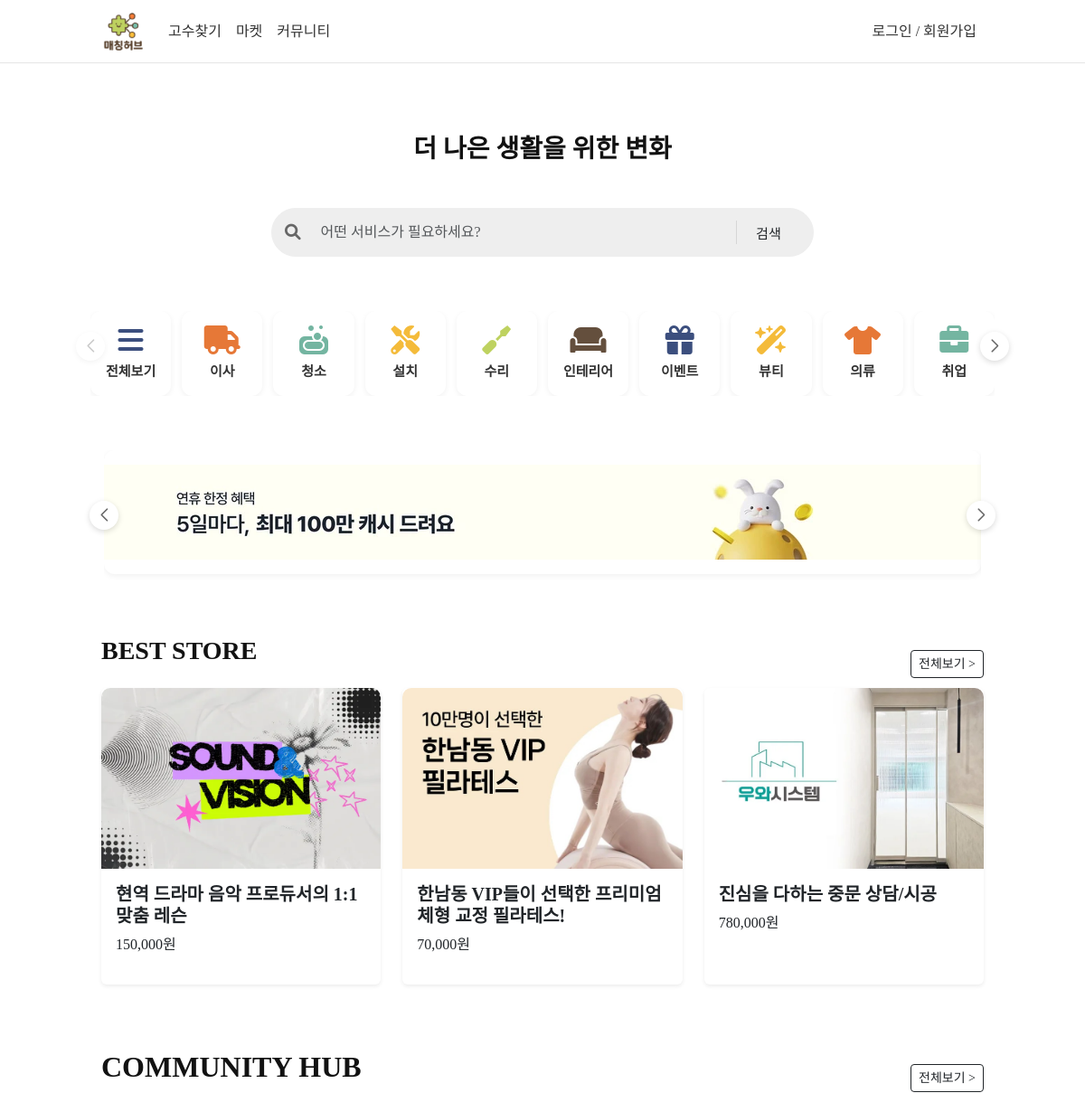
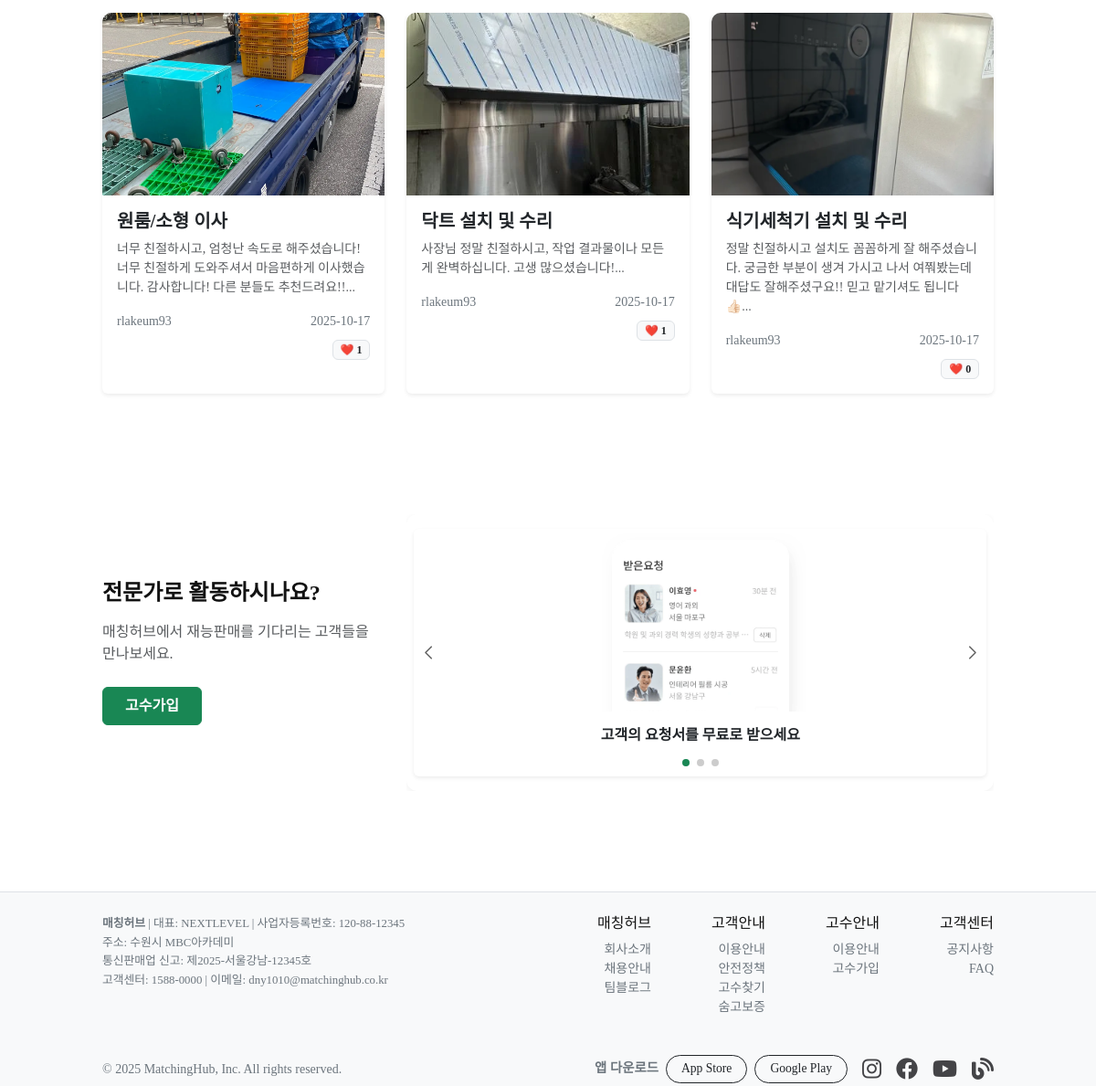
The page / on the database its author committed (2 pictures, top to bottom).
### talent/models.py (models this page shows, shortened)
class Store(db.Model):
    id = db.Column(db.Integer, primary_key=True)
    title = db.Column(db.String(50), nullable=False)
    content = db.Column(db.Text(), nullable=False)
    price = db.Column(db.Integer, nullable=False, default=0)
    create_date = db.Column(db.DateTime, nullable=False)
    owner_id = db.Column(db.Integer, db.ForeignKey("user.id"), nullable=False)
    user = db.relationship('User', backref=db.backref('store'))
    edit_date = db.Column(db.DateTime, nullable=False)
    image_path = db.Column(db.String(120), nullable=False)
    views = db.Column(db.Integer, default=0)

class CommunityPost(db.Model):
    __tablename__ = "community_post"
    id = db.Column(db.Integer, primary_key=True)
    title = db.Column(db.String(200), nullable=False)
    content = db.Column(db.Text, nullable=False)
    category = db.Column(db.String(50), nullable=True)
    is_pro = db.Column(db.Boolean, default=False)
    create_date = db.Column(db.DateTime, default=datetime.utcnow)
    author_id = db.Column(db.Integer, db.ForeignKey('user.id'), nullable=True)
    user_id = db.Column(db.Integer, db.ForeignKey('user.id'), nullable=True)
    user = db.relationship(
        'User',
        foreign_keys=[user_id],
        backref=db.backref('posts', lazy='dynamic')
    )
    comments = db.relationship(
        'Comment',
        backref='post',
        lazy=True,
        cascade="all, delete-orphan"
    )
    likes = db.relationship(
        'Like',
        backref='post',
        lazy=True,
        cascade="all, delete-orphan"
    )
    image_filename = db.Column(db.String(255), nullable=True)

class User(UserMixin, db.Model):
    __tablename__ = "user"
    id = db.Column(db.Integer, primary_key=True)
    userid = db.Column(db.String(150), unique=True, nullable=False)
    username = db.Column(db.String(150), unique=False, nullable=True)
    password_hash = db.Column(db.String(200), nullable=False)
    email = db.Column(db.String(120), unique=True, nullable=False)
    birthday = db.Column(db.Date, nullable=False)
    tel_number = db.Column(db.String(120), unique=True, nullable=False)
    name = db.Column(db.String(100), nullable=True)
    is_expert = db.Column(db.Boolean, default=False)
    service = db.Column(db.String(200), nullable=True)
    location = db.Column(db.String(100), nullable=True)
    social_id = db.Column(db.String(200), nullable=True)
    social_type = db.Column(db.String(20), nullable=True)
    avatar = db.Column(db.String(255), nullable=True)

### talent/views/main_views.py (the view)
@bp.route('/')
def index():
    like_count = func.count().label("like_count")
    s_posts = (Store.query.order_by(Store.views.desc(), Store.create_date.desc()).limit(3).all())
    c_posts = (CommunityPost.query.outerjoin(CommunityPost.likes).group_by(CommunityPost.id)
               .order_by(like_count.desc(), CommunityPost.create_date.desc()).limit(3).all())
    return render_template('main.html', s_posts=s_posts, c_posts=c_posts)

### talent/templates/main.html (shortened to what this page needs)
{% extends 'base.html' %}
{% block head %}
<link rel="stylesheet" href="https://cdn.jsdelivr.net/npm/swiper@11/swiper-bundle.min.css">
<link rel="stylesheet" href="{{ url_for('static', filename='main.css') }}">
{% endblock %}
{% block content %}
<div class="container my-5 text-center" style="max-width: 1000px;">
    <h3 class="fw-bold mb-4" style="width: fit-content; margin: 0 auto;">더 나은 생활을 위한 변화</h3>
</div>
<div class="search-wrapper d-flex justify-content-center">
    <form class="search-form d-flex align-items-center" role="search">
    <span class="search-icon">
      <i class="fa-solid fa-magnifying-glass"></i>
    </span>
        <input type="search" class="form-control flex-grow-1"
               placeholder="어떤 서비스가 필요하세요?" aria-label="Search">
        <button class="btn search-btn" type="submit">검색</button>
    </form>
</div>
<section class="category-wrapper">
    <div class="swiper-button-prev categoryPrev"></div>
    <div class="swiper mySwiper categorySwiper">
        <div class="swiper-wrapper">
            <div class="swiper-slide">
                <a href="{{ url_for('category.move') }}">
                    <i class="fa-solid fa-bars category-icon" style="color: #3c4f7e;"></i>
                    <p class="category-name">전체보기</p>
                </a>
            </div>
            <div class="swiper-slide">
                <a href="{{ url_for('category.move') }}">
                    <i class="fa-solid fa-truck category-icon" style="color: #e67837;"></i>
                    <p class="category-name">이사</p>
                </a>
            </div>
            <div class="swiper-slide">
                <a href="{{ url_for('category.cleaning') }}">
                    <i class="fa-solid fa-soap category-icon" style="color: #74b5a1;"></i>
                    <p class="category-name">청소</p>
                </a>
            </div>
            <div class="swiper-slide">
                <a href="{{ url_for('category.installation') }}">
                    <i class="fa-solid fa-screwdriver-wrench category-icon" style="color: #f4bb3a;"></i>
                    <p class="category-name">설치</p>
                </a>
            </div>
            <div class="swiper-slide">
                <a href="{{ url_for('category.repair') }}">
                    <i class="fa-solid fa-screwdriver category-icon" style="color: #bed260;"></i>
                    <p class="category-name">수리</p>
                </a>
            </div>
            <div class="swiper-slide">
                <a href="{{ url_for('category.interior') }}">
                    <i class="fa-solid fa-couch category-icon" style="color: #644f3d;"></i>
                    <p class="category-name">인테리어</p>
                </a>
            </div>
            <div class="swiper-slide">
                <a href="{{ url_for('category.event') }}">
                    <i class="fa-solid fa-gift category-icon" style="color: #3c4f7e;"></i>
                    <p class="category-name">이벤트</p>
                </a>
            </div>
            <div class="swiper-slide">
                <a href="{{ url_for('category.beauty') }}">
                    <i class="fa-solid fa-wand-magic-sparkles category-icon" style="color: #f4bb3a;"></i>
                    <p class="category-name">뷰티</p>
                </a>
            </div>
            <div class="swiper-slide">
                <a href="{{ url_for('category.fashion') }}">
                    <i class="fa-solid fa-shirt category-icon" style="color: #e67837;"></i>
                    <p class="category-name">의류</p>
                </a>
            </div>
            <div class="swiper-slide">
                <a href="{{ url_for('category.employment') }}">
                    <i class="fa-solid fa-briefcase category-icon" style="color: #74b5a1;"></i>
                    <p class="category-name">취업</p>
                </a>
            </div>
        </div>
    </div>
    <div class="swiper-button-next categoryNext"></div>
</section>
<div class="ad-wrapper">
    <div class="swiper-button-prev adPrev"></div>
    <div class="swiper mySwiper adSwiper">
        <div class="swiper-wrapper">
            <div class="swiper-slide"><img src="{{ url_for('static', filename='images/adbanner1.png') }}" alt="ad banner"></div>
        </div>
    </div>
    <div class="swiper-button-next adNext"></div>
</div>
<section class="container my-5" style="max-width: 1000px;">
    <div class="vs">
        <h3 class="fw-bold mb-4">BEST STORE</h3>
        <div class="text-end mt-3">
            <a href="{{ url_for('store._list') }}" class="btn btn-outline-dark btn-sm">전체보기 ></a>
        </div>
    </div>
    {% if s_posts %}
    <div class="row">
        {% for store in s_posts %}
        <div class="col-md-4 mb-4">
            <a href="{{ url_for('store.detail', userid=store.user.userid, store_id=store.id) }}" class="text-decoration-none text-dark">
                <div class="card h-100 shadow-sm border-0">
                    <img src="{{ url_for('static', filename=store.image_path or 'images/no_image.png') }}"
                         class="card-img-top"
                         alt="{{ store.title }}"
                         style="height: 200px; object-fit: cover; border-radius: 10px 10px 0 0;">
                    <div class="card-body">
                        <h5 class="card-title fw-semibold">{{ store.title }}</h5>
                        <p class="mt-2">{{ "{:,}".format(store.price) }}원</p>
                    </div>
                </div>
            </a>
        </div>
        {% endfor %}
    </div>
    {% else %}
    <p class="text-muted">등록된 마켓이 없습니다.</p>
    {% endif %}
</section>
<section class="container my-5" style="max-width: 1000px;">
    <div class="vs">
        <h2 class="fw-bold mb-4">COMMUNITY HUB</h2>
        <div class="text-end mt-3">
            <a href="{{ url_for('community.home') }}" class="btn btn-outline-dark btn-sm">전체보기 ></a>
        </div>
    </div>
    {% if c_posts %}
    <div class="row">
        {% for post in c_posts %}
        <div class="col-md-4 mb-4">
            <a href="{{ url_for('community.post_detail', post_id=post.id) }}" class="text-decoration-none text-dark">
                <div class="card h-100 shadow-sm border-0">
                    {% if post.image_filename %}
                        <img src="{{ url_for('static', filename='community_uploads/' + post.image_filename) }}"
                             class="card-img-top"
                             alt="{{ post.title }}"
                             style="height: 200px; object-fit: cover; border-radius: 10px 10px 0 0;">
                    {% endif %}
                    <div class="card-body">
                        <h5 class="card-title fw-semibold mb-2">{{ post.title }}</h5>
                        <p class="card-text text-muted small mb-3">{{ (post.content or '')[:80] }}...</p>
                        <div class="d-flex justify-content-between align-items-center">
                            <small class="text-secondary">{{ post.user.userid if post.user else 'Guest' }}</small>
                            <small class="text-secondary">{{ post.create_date.strftime('%Y-%m-%d') }}</small>
                        </div>
                        <div class="mt-2 text-end">
                            <span class="badge bg-light text-dark border">
                                ❤️ {{ post.likes|length }}
                            </span>
                        </div>
                    </div>
                </div>
            </a>
        </div>
        {% endfor %}
    </div>
    {% else %}
    <p class="text-muted">등록된 커뮤니티 글이 없습니다.</p>
    {% endif %}
</section>
<section class="pro-join-section bg-white">
    <div class="container" style="max-width: 1000px;">
        <div class="row align-items-center">
            <div class="col-md-4 text-center text-md-start">
                <h4 class="fw-bold mb-3">전문가로 활동하시나요?</h4>
                <p class="text-muted mb-4">
                    매칭허브에서 재능판매를 기다리는 고객들을 만나보세요.
                </p>
                <a href="{{ url_for('auth.expert_signup') }}" class="btn btn-success px-4 py-2 fw-semibold">
                    고수가입
                </a>
            </div>
            <div class="col-md-8 position-relative">
                <div class="swiper proSwiper w-100">
                    <div class="swiper-wrapper">
                        <div class="swiper-slide d-flex align-items-center justify-content-center">
                            <div class="card border-0 shadow-sm w-100 h-100">
                                <img src="{{ url_for('static', filename='images/signup_ad1.png') }}"
                                     class="card-img-top" alt="레슨 고수" style="height: 200px; object-fit: contain;">
                                <div class="card-body text-center ex">
                                    <h6 class="fw-semibold mb-2">고객의 요청서를 무료로 받으세요</h6>
                                </div>
                            </div>
                        </div>
                    </div>
                    <div class="swiper-pagination mt-3"></div>
                    <div class="swiper-button-next"></div>
                    <div class="swiper-button-prev"></div>
                </div>
            </div>
        </div>
    </div>
</section>
{% endblock %}

### rows shown on the page
Store: image_path (picture), title "현역 드라마 음악 프로듀서의 1:1 맞춤 레슨", price "150,000"
Store: image_path (picture), title "한남동 VIP들이 선택한 프리미엄 체형 교정 필라테스!", price "70,000"
Store: image_path (picture), title "진심을 다하는 중문 상담/시공", price "780,000"
CommunityPost: image_filename (picture), title "원룸/소형 이사", content "너무 친절하시고, 엄청난 속도로 해주셨습니다! 너무 친절하게 도와주셔서 마음편하게 이사했습니다. 감사합니다! 다른 분들도 추천드려요!!", user "rlakeum93", create_date "2025-10-17", likes|length "1"
CommunityPost: image_filename (picture), title "닥트 설치 및 수리", content "사장님 정말 친절하시고, 작업 결과물이나 모든게 완벽하십니다. 고생 많으셨습니다!", user "rlakeum93", create_date "2025-10-17", likes|length "1"
CommunityPost: image_filename (picture), title "식기세척기 설치 및 수리", content "정말 친절하시고 설치도 꼼꼼하게 잘 해주셨습니다. 궁금한 부분이 생겨 가시고 나서 여쭤봤는데 대답도 잘해주셨구요!! 믿고 맡기셔도 됩니다👍🏻", user "rlakeum93", create_date "2025-10-17", likes|length "0"
